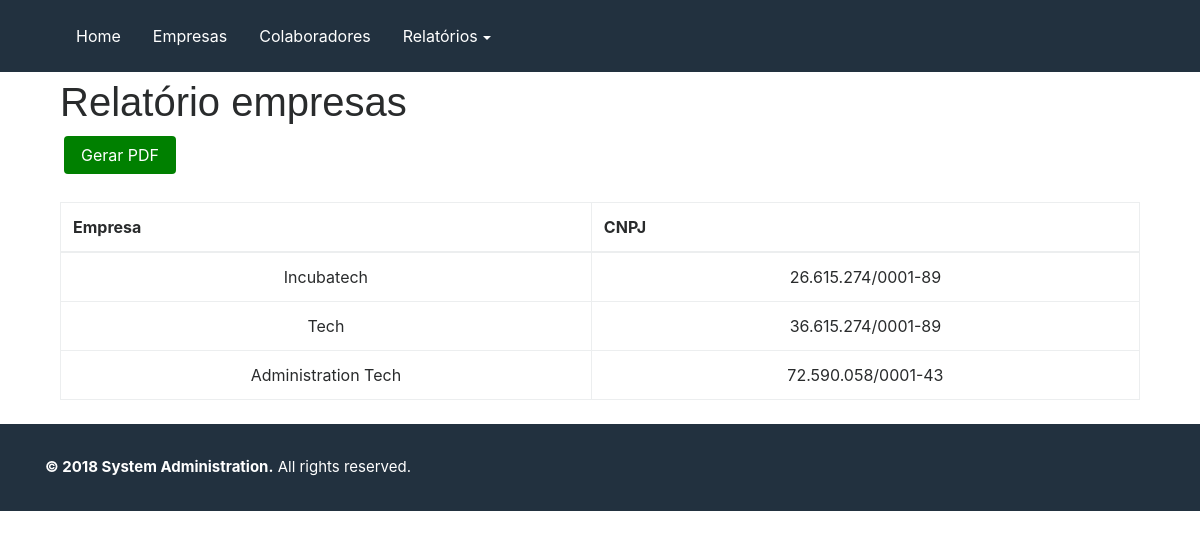
The app's page /index.php/empresas/relatorio with its own data.
### tables this page shows
CREATE TABLE `empresa` (
  `id_empresa` int(11) NOT NULL,
  `nome` varchar(40) NOT NULL,
  `cnpj` varchar(18) NOT NULL,
  `email` varchar(40) NOT NULL
);

### application/controllers/empresas.php (called while the page is built, shortened)
<?php
class Empresas extends CI_Controller {
	function __construct(){
		$this->load->helper('url');
	}
	public function relatorio(){
		$this->load->model('Empresas_model');
		$table = $this->Empresas_model->getEmpresas();
		$dados = array(
			'title' => 'Relatório Empresas',
			'table' => $table
		);
		$this->load->view('empresa/relatorio', $dados);
	}
}

### index.php (called while the page is built, shortened)
<?php
require_once BASEPATH.'core/CodeIgniter.php';

### application/models/Empresas_model.php (called while the page is built, shortened)
<?php
class Empresas_model extends CI_Model {
	public function getEmpresas(){
		$query = $this->db->get('empresa',100);
		return $query->result();
	}
}

### application/views/empresa/relatorio.php (the view, shortened to what this page needs)
<div class="row">
	<div class="container">
		<div class="col-md-12">
			<h1>Relatório empresas</h1>
			<a href="<?php echo base_url("empresa/relatorio/pdf"); ?>" class="btn btn-sucess m-1" style="background-color: green;color: white;" role="button aria-pressed="true">Gerar PDF</a>
				<table class="table table-bordered table-hover mt-4">
					<thead>
						<tr>
							<th>Empresa</th>
							<th>CNPJ</th>
						</tr>
					</thead>
					<tbody>
						<?php
							foreach ($table as $line) {
								echo "<tr class='text-center'>".
										"<td>". $line->nome ."</td>".
										"<td>". $line->cnpj ."</td>".
									"</tr>";
							}
						?>
					</tbody>
				</table>
		</div>
	</div>
</div>

### assets/css/style.css (style rules this page uses)
* { margin: 0; padding: 0; outline: 0; box-sizing: border-box; }
body { overflow-x: hidden; }
h1, h2, h3, h4, h5 { font-family: Oswald,sans-serif; font-weight: 400; }
a { color: white; }

### records on screen
empresa: nome "Incubatech", cnpj "26.615.274/0001-89"
empresa: nome "Tech", cnpj "36.615.274/0001-89"
empresa: nome "Administration Tech", cnpj "72.590.058/0001-43"
